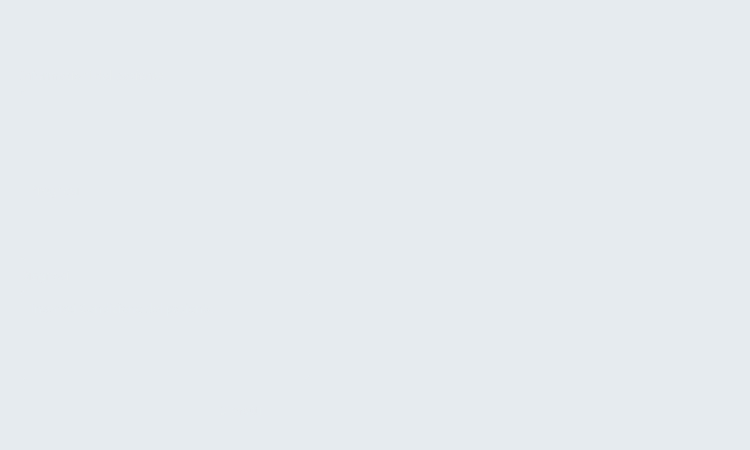
<?xml version="1.0" encoding="UTF-8"?>
<ui version="4.0">
 <class>ProntoSoccorso</class>
 <widget class="QWidget" name="ProntoSoccorso">
  <property name="geometry">
   <rect>
    <x>0</x>
    <y>0</y>
    <width>750</width>
    <height>450</height>
   </rect>
  </property>
  <property name="minimumSize">
   <size>
    <width>750</width>
    <height>450</height>
   </size>
  </property>
  <property name="maximumSize">
   <size>
    <width>750</width>
    <height>450</height>
   </size>
  </property>
  <property name="windowTitle">
   <string>Form</string>
  </property>
  <property name="styleSheet">
   <string notr="true">background-color: rgb(230, 235, 239);</string>
  </property>
  <widget class="QLabel" name="InformazioniProfilo">
   <property name="geometry">
    <rect>
     <x>10</x>
     <y>5</y>
     <width>581</width>
     <height>40</height>
    </rect>
   </property>
   <property name="font">
    <font>
     <family>Montserrat SemiBold</family>
     <pointsize>20</pointsize>
     <weight>50</weight>
     <bold>false</bold>
    </font>
   </property>
   <property name="styleSheet">
    <string notr="true">background-color: rgba(230, 235, 239,0);
color: rgb(230, 235, 239);</string>
   </property>
   <property name="text">
    <string>Visita paziente</string>
   </property>
   <property name="wordWrap">
    <bool>false</bool>
   </property>
  </widget>
  <widget class="QPushButton" name="ButtonDimetti">
   <property name="geometry">
    <rect>
     <x>170</x>
     <y>390</y>
     <width>140</width>
     <height>40</height>
    </rect>
   </property>
   <property name="font">
    <font>
     <family>Montserrat SemiBold</family>
     <pointsize>10</pointsize>
    </font>
   </property>
   <property name="cursor">
    <cursorShape>PointingHandCursor</cursorShape>
   </property>
   <property name="autoFillBackground">
    <bool>false</bool>
   </property>
   <property name="styleSheet">
    <string notr="true">QPushButton {
color: rgba(230, 235, 239,0.6);
background-color: rgba(0, 57, 97,0);
border-radius: 10px;
}
QPushButton:hover {
background-color: rgba(40, 40, 40,0.5);
}
</string>
   </property>
   <property name="text">
    <string>Dimetti</string>
   </property>
   <property name="iconSize">
    <size>
     <width>16</width>
     <height>16</height>
    </size>
   </property>
  </widget>
  <widget class="QPushButton" name="ButtonRicovera">
   <property name="geometry">
    <rect>
     <x>20</x>
     <y>390</y>
     <width>140</width>
     <height>40</height>
    </rect>
   </property>
   <property name="font">
    <font>
     <family>Montserrat SemiBold</family>
     <pointsize>10</pointsize>
     <weight>50</weight>
     <bold>false</bold>
    </font>
   </property>
   <property name="cursor">
    <cursorShape>PointingHandCursor</cursorShape>
   </property>
   <property name="mouseTracking">
    <bool>false</bool>
   </property>
   <property name="layoutDirection">
    <enum>Qt::LeftToRight</enum>
   </property>
   <property name="styleSheet">
    <string notr="true">QPushButton {
background-color: rgba(0, 57, 97,0);
	color: rgb(230, 235, 239);
color: rgb(230, 235, 239);
border-radius: 10px;
}
QPushButton:hover {
background-color: rgba(40, 40, 40,0.5);
    }</string>
   </property>
   <property name="text">
    <string>Ricovera</string>
   </property>
   <property name="iconSize">
    <size>
     <width>16</width>
     <height>16</height>
    </size>
   </property>
  </widget>
  <widget class="QLabel" name="Sheda">
   <property name="geometry">
    <rect>
     <x>20</x>
     <y>90</y>
     <width>290</width>
     <height>170</height>
    </rect>
   </property>
   <property name="styleSheet">
    <string notr="true">background-color: rgba(230, 235, 239,0);
border: 1px solid rgba(230, 235, 239,0.6);
border-radius: 5px;
</string>
   </property>
   <property name="text">
    <string/>
   </property>
  </widget>
  <widget class="QLabel" name="label_3">
   <property name="geometry">
    <rect>
     <x>30</x>
     <y>150</y>
     <width>150</width>
     <height>30</height>
    </rect>
   </property>
   <property name="font">
    <font>
     <family>Montserrat Medium</family>
     <pointsize>10</pointsize>
    </font>
   </property>
   <property name="styleSheet">
    <string notr="true">background-color: rgba(0, 57, 97,0);
color: rgb(230, 235, 239);

border-radius: 6px;
   

</string>
   </property>
   <property name="text">
    <string>Codice di emergenza:</string>
   </property>
  </widget>
  <widget class="QLabel" name="Back">
   <property name="geometry">
    <rect>
     <x>0</x>
     <y>0</y>
     <width>750</width>
     <height>450</height>
    </rect>
   </property>
   <property name="font">
    <font>
     <family>Montserrat Medium</family>
     <pointsize>12</pointsize>
    </font>
   </property>
   <property name="text">
    <string/>
   </property>
   <property name="pixmap">
    <pixmap>../../../../../MATERIALE/Back.png</pixmap>
   </property>
   <property name="scaledContents">
    <bool>true</bool>
   </property>
  </widget>
  <widget class="QTextEdit" name="textEdit">
   <property name="geometry">
    <rect>
     <x>25</x>
     <y>210</y>
     <width>280</width>
     <height>40</height>
    </rect>
   </property>
   <property name="font">
    <font>
     <family>Montserrat Medium</family>
    </font>
   </property>
   <property name="styleSheet">
    <string notr="true">QTextEdit {
background-color: rgba(0, 57, 97,0);
color: rgb(230, 235, 239);
border: 0px solid rgba(230, 235, 239,0.6);
border-radius: 6px;
padding: 5px;
}
                            
QTextEdit:focus {
background-color: rgba(40, 40, 40,0.7);
}





QScrollBar:vertical {
background:rgba(0,0,0,0);
width: 5px;
margin: 0px 0 0px 0;


}
QScrollBar::add-page:vertical, QScrollBar::sub-page:vertical {
background-color: rgb(40, 40, 40);
border-radius: 2.2px;
}

QScrollBar::handle:vertical {
background-color: rgba(230, 235, 239,0.5);
min-height: 20px;
border-radius: 2px;
}

</string>
   </property>
   <property name="frameShape">
    <enum>QFrame::Panel</enum>
   </property>
   <property name="frameShadow">
    <enum>QFrame::Sunken</enum>
   </property>
   <property name="lineWidth">
    <number>1</number>
   </property>
   <property name="readOnly">
    <bool>true</bool>
   </property>
   <property name="placeholderText">
    <string/>
   </property>
  </widget>
  <widget class="QLabel" name="label_2">
   <property name="geometry">
    <rect>
     <x>30</x>
     <y>180</y>
     <width>270</width>
     <height>20</height>
    </rect>
   </property>
   <property name="font">
    <font>
     <family>Montserrat SemiBold</family>
     <pointsize>9</pointsize>
    </font>
   </property>
   <property name="styleSheet">
    <string notr="true">color: rgba(230, 235, 239,0.6);
background-color: rgba(0, 57, 97,0);</string>
   </property>
   <property name="text">
    <string>Prognosi</string>
   </property>
  </widget>
  <widget class="QLabel" name="LogoVisita">
   <property name="geometry">
    <rect>
     <x>420</x>
     <y>135</y>
     <width>220</width>
     <height>190</height>
    </rect>
   </property>
   <property name="styleSheet">
    <string notr="true">background-color: rgba(230, 235, 239,0);</string>
   </property>
   <property name="text">
    <string/>
   </property>
   <property name="pixmap">
    <pixmap>../../../../../MATERIALE/IconaVisitaomb.png</pixmap>
   </property>
   <property name="scaledContents">
    <bool>true</bool>
   </property>
   <property name="wordWrap">
    <bool>false</bool>
   </property>
  </widget>
  <widget class="QLabel" name="label_4">
   <property name="geometry">
    <rect>
     <x>20</x>
     <y>65</y>
     <width>290</width>
     <height>20</height>
    </rect>
   </property>
   <property name="font">
    <font>
     <family>Montserrat SemiBold</family>
     <pointsize>9</pointsize>
    </font>
   </property>
   <property name="styleSheet">
    <string notr="true">color: rgba(230, 235, 239,0.6);
background-color: rgba(0, 57, 97,0);</string>
   </property>
   <property name="text">
    <string>Informazioni del paziente</string>
   </property>
  </widget>
  <widget class="QLabel" name="label_5">
   <property name="geometry">
    <rect>
     <x>20</x>
     <y>265</y>
     <width>290</width>
     <height>20</height>
    </rect>
   </property>
   <property name="font">
    <font>
     <family>Montserrat SemiBold</family>
     <pointsize>9</pointsize>
    </font>
   </property>
   <property name="styleSheet">
    <string notr="true">color: rgba(230, 235, 239,0.6);
background-color: rgba(0, 57, 97,0);</string>
   </property>
   <property name="text">
    <string>Diagnosi</string>
   </property>
  </widget>
  <widget class="QTextEdit" name="textEdit_2">
   <property name="geometry">
    <rect>
     <x>20</x>
     <y>290</y>
     <width>290</width>
     <height>90</height>
    </rect>
   </property>
   <property name="font">
    <font>
     <family>Montserrat Medium</family>
    </font>
   </property>
   <property name="styleSheet">
    <string notr="true">QTextEdit {
background-color: rgba(0, 57, 97,0);
color: rgb(230, 235, 239);
border: 1px solid rgba(230, 235, 239,0.6);
border-radius: 6px;
padding: 5px;
}
                            
QTextEdit:focus {
background-color: rgba(40, 40, 40,0.7);
}





QScrollBar:vertical {
background:rgba(0,0,0,0);
width: 5px;
margin: 0px 0 0px 0;


}
QScrollBar::add-page:vertical, QScrollBar::sub-page:vertical {
background-color: rgb(40, 40, 40);
border-radius: 2.2px;
}

QScrollBar::handle:vertical {
background-color: rgba(230, 235, 239,0.5);
min-height: 20px;
border-radius: 2px;
}

</string>
   </property>
   <property name="frameShape">
    <enum>QFrame::Panel</enum>
   </property>
   <property name="frameShadow">
    <enum>QFrame::Sunken</enum>
   </property>
   <property name="lineWidth">
    <number>1</number>
   </property>
   <property name="readOnly">
    <bool>false</bool>
   </property>
   <property name="placeholderText">
    <string>Inserisci Condizione del paziente</string>
   </property>
  </widget>
  <widget class="QLabel" name="Cognome">
   <property name="geometry">
    <rect>
     <x>170</x>
     <y>100</y>
     <width>130</width>
     <height>30</height>
    </rect>
   </property>
   <property name="styleSheet">
    <string notr="true">background-color: rgba(0, 57, 97,0);
color: rgb(230, 235, 239);
border-radius: 6px;
</string>
   </property>
   <property name="text">
    <string/>
   </property>
  </widget>
  <widget class="QLabel" name="Nome">
   <property name="geometry">
    <rect>
     <x>30</x>
     <y>100</y>
     <width>130</width>
     <height>30</height>
    </rect>
   </property>
   <property name="styleSheet">
    <string notr="true">background-color: rgba(0, 57, 97,0);
color: rgb(230, 235, 239);
border-radius: 6px;
</string>
   </property>
   <property name="text">
    <string/>
   </property>
  </widget>
  <widget class="QLabel" name="CodiceDiEmergenza">
   <property name="geometry">
    <rect>
     <x>200</x>
     <y>150</y>
     <width>100</width>
     <height>30</height>
    </rect>
   </property>
   <property name="font">
    <font>
     <family>Montserrat Medium</family>
     <pointsize>10</pointsize>
    </font>
   </property>
   <property name="styleSheet">
    <string notr="true">background-color: rgba(0, 57, 97,0);
color: rgb(230, 235, 239);

border-radius: 6px;
   

</string>
   </property>
   <property name="text">
    <string/>
   </property>
  </widget>
  <zorder>Back</zorder>
  <zorder>Sheda</zorder>
  <zorder>InformazioniProfilo</zorder>
  <zorder>ButtonDimetti</zorder>
  <zorder>ButtonRicovera</zorder>
  <zorder>label_3</zorder>
  <zorder>textEdit</zorder>
  <zorder>label_2</zorder>
  <zorder>LogoVisita</zorder>
  <zorder>label_4</zorder>
  <zorder>label_5</zorder>
  <zorder>textEdit_2</zorder>
  <zorder>Cognome</zorder>
  <zorder>Nome</zorder>
  <zorder>CodiceDiEmergenza</zorder>
 </widget>
 <resources>
  <include location="../../../../../../asa.qrc"/>
 </resources>
 <connections/>
</ui>
